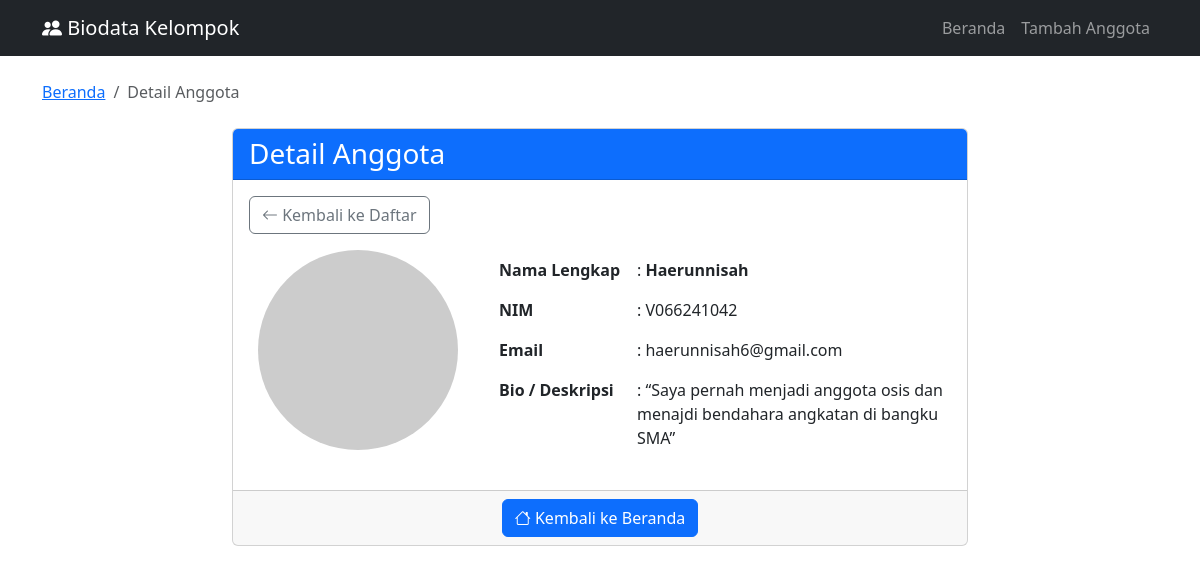
The app's page /detail.php?id=7 with its own data.
### tables this page shows
CREATE TABLE `anggota` (
  `id` int(11) UNSIGNED NOT NULL,
  `nama` varchar(255) NOT NULL,
  `nim` varchar(10) NOT NULL,
  `email` varchar(255) NOT NULL,
  `foto` varchar(255) DEFAULT NULL,
  `bio` text DEFAULT NULL
);

### detail.php (the view, shortened to what this page needs)
<?php
include 'config.php';
$id = $_GET['id'] ?? 0;
$sql = "SELECT * FROM anggota WHERE id = $id";
$result = $conn->query($sql);
$row = $result->fetch_assoc();
?>
<!DOCTYPE html>
<html>
<head>
    <link href="https://cdn.jsdelivr.net/npm/bootstrap@5.3.0/dist/css/bootstrap.min.css" rel="stylesheet">
    <link rel="stylesheet" href="https://cdn.jsdelivr.net/npm/bootstrap-icons@1.11.0/font/bootstrap-icons.css">
</head>
<body>
    <nav class="navbar navbar-expand-lg navbar-dark bg-dark mb-4">
        <div class="container">
            <a class="navbar-brand" href="index.php">
                <i class="bi bi-people-fill"></i> Biodata Kelompok
            </a>
            <div class="navbar-nav ms-auto">
                <a class="nav-link" href="index.php">Beranda</a>
                <a class="nav-link" href="tambah.php">Tambah Anggota</a>
            </div>
        </div>
    </nav>
    <div class="container">
        <nav aria-label="breadcrumb" class="mb-4">
            <ol class="breadcrumb">
                <li class="breadcrumb-item"><a href="index.php">Beranda</a></li>
                <li class="breadcrumb-item active">Detail Anggota</li>
            </ol>
        </nav>
        <div class="row">
            <div class="col-md-8 offset-md-2">
                <div class="card">
                    <div class="card-header bg-primary text-white">
                        <h3 class="mb-0">Detail Anggota</h3>
                    </div>
                    <div class="card-body">
                        <div class="mb-3">
                            <a href="index.php" class="btn btn-outline-secondary">
                                <i class="bi bi-arrow-left"></i> Kembali ke Daftar
                            </a>
                        </div>
                        <div class="row">
                            <div class="col-md-4 text-center">
                                <?php if (!empty($row['foto']) && file_exists('uploads/' . $row['foto'])): ?>
                                    <img src="uploads/<?php echo $row['foto']; ?>"
                                         class="img-fluid rounded-circle mb-3"
                                         style="width: 200px; height: 200px; object-fit: cover; border: 3px solid #007bff;"
                                         alt="<?php echo htmlspecialchars($row['nama']); ?>">
                                <?php else: ?>
                                    <img src="https://via.placeholder.com/200?text=No+Photo"
                                         class="img-fluid rounded-circle mb-3" alt="No Photo">
                                <?php endif; ?>
                            </div>
                            <div class="col-md-8">
                                <table class="table table-borderless">
                                    <tr>
                                        <th width="30%">Nama Lengkap</th>
                                        <td>: <strong><?php echo htmlspecialchars($row['nama']); ?></strong></td>
                                    </tr>
                                    <tr>
                                        <th>NIM</th>
                                        <td>: <?php echo htmlspecialchars($row['nim']); ?></td>
                                    </tr>
                                    <tr>
                                        <th>Email</th>
                                        <td>: <?php echo htmlspecialchars($row['email']); ?></td>
                                    </tr>
                                    <tr>
                                        <th>Bio / Deskripsi</th>
                                        <td>: <?php echo nl2br(htmlspecialchars($row['bio'] ?? '-')); ?></td>
                                    </tr>
                                </table>
                            </div>
                        </div>
                    </div>
                    <div class="card-footer">
                        <div class="d-flex justify-content-center">
                            <a href="index.php" class="btn btn-primary">
                                <i class="bi bi-house"></i> Kembali ke Beranda
                            </a>
                        </div>
                    </div>
                </div>
            </div>
        </div>
    </div>
</body>
</html>

### records on screen
anggota: nama "Haerunnisah", nim "V066241042", email "haerunnisah6@gmail.com", bio "“Saya pernah menjadi anggota osis dan menajdi bendahara angkatan di bangku SMA”"
